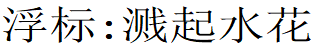
#> input picture mc-fishing-opencv/images/temp-big.png, 320 x 49 px, found by its file name
$ python matchtemplate.py
#> lines starting #> are read from the running program, lines starting #| are printed output that depends on the picture

import time

import cv2
import numpy as np
#from matplotlib import
import matplotlib.pyplot as plt

import math

def cv2plt_gray(img):
    """
    把单通道灰度图转换成3通道灰度图 plt 才能正常显示。
    """
    a = np.expand_dims(img, axis=2)
    b = np.expand_dims(img, axis=2)
    c = np.expand_dims(img, axis=2)
    return np.concatenate((a, b, c), axis=-1)

def imgshow(imgs, gray_imgs=[]):
    s = len(imgs) + len(gray_imgs)
    print(f"共{s}张图片")
    n = math.sqrt(s)
    if n > int(n):
        m = int(n) + 1
    else:
        m = int(n)
    n = int(n)

    t = True
    while (n * m) < s:
        if t:
            n += 1
            t = False
        else:
            m +=1
            t = True

    plt.Figure()
    for i, img in enumerate(imgs):
        print(i, "shape:", img.shape)
        plt.subplot(n, m, i+1)
        plt.imshow(img)
        plt.axis("off")

    for j, gray in enumerate(gray_imgs):
        img = cv2plt_gray(gray)
        plt.subplot(n, m, j+i+2)
        plt.imshow(img)
        plt.axis("off")

    plt.show()

def search_picture(target, temp, threshold=0.7):

    # self.target_img = cv2.imread('1630232776674203196.jpg')#要找的大图
    # img = cv2.resize(img, (0, 0), fx=self.scale, fy=self.scale)

    #temp_size = temp.shape[::2]
    temp_size = temp.shape

    img_gray = target
    #img_gray = cv2.cvtColor(target, cv2.COLOR_BGR2GRAY)

    result = cv2.matchTemplate(img_gray, temp, cv2.TM_CCOEFF_NORMED)

    # cv2.imwrite(f"{time.time_ns()}-img.PNG", img_gray)

    loc = np.where(result >= threshold)

    # 使用灰度图像中的坐标对原始RGB图像进行标记
    point = ()
    # for pt in zip(*loc[::-1]):
    for w, h in zip(*loc[::-1]):
        cv2.rectangle(img_gray, (w, h), (w + temp_size[1], w + temp_size[0]), (7, 249, 151), 1)
        point = pt

    if point==():
        return None,None,None

    return img_gray, point[0]+ temp_size[1]/2, point[1]


#temp = cv2.imread("template.png", cv2.IMREAD_UNCHANGED)
#target = cv2.imread("target.png", cv2.IMREAD_UNCHANGED)

"""
使用二值化后 在缩放（还没完整测试）


使用 缩放 后的 灰度图 进行 边缘检测 在 匹配，(testing）
1. to 灰度图
2. 缩放
3. 边缘检测
4. match

5. 把 2步 3步交换下顺序
"""

temp = cv2.imread("temp-big.png")
#> temp is the input picture: shape (49, 320, 3); mean B, G, R 221.2, 221.2, 221.2
target = cv2.imread("target-small.png")
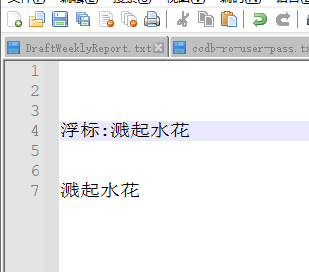
#> input picture mc-fishing-opencv/images/target-small.png, 309 x 272 px, found by its file name
#> target is the input picture: shape (272, 309, 3); mean B, G, R 238.5, 237.1, 236.7

temp_w = 320
target_w = 96

scale = target_w / temp_w

temp = cv2.resize(temp, (0, 0), fx=scale, fy=scale)

temp_gray = cv2.cvtColor(temp, cv2.COLOR_BGR2GRAY)
target_gray = cv2.cvtColor(target, cv2.COLOR_BGR2GRAY)
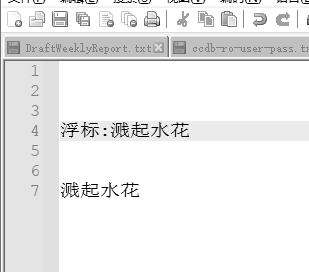
#> target_gray: shape (272, 309); min 0, max 255, mean 237.2

#retval_temp, dst_temp = cv2.threshold(temp_gray, 125, 255, cv2.THRESH_BINARY)
#retval_target, dst_target = cv2.threshold(target_gray, 125, 255, cv2.THRESH_BINARY)

# 边缘
temp_canny = cv2.Canny(temp_gray, 50, 200)
target_canny = cv2.Canny(target_gray, 50, 200)
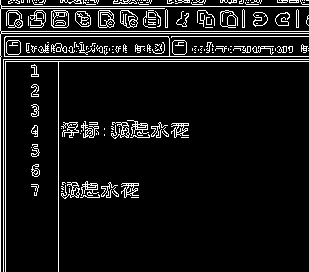
#> target_canny: shape (272, 309); 8.8% white in thin lines or dots

grays=[temp_gray, target_gray, temp_canny, target_canny]

img, x, y = search_picture(temp_canny, target_canny, 0.5)
#> in search_picture, `result = cv2.matchTemplate(img_gray, temp, cv2.TM_CCOEFF_NORMED)`:
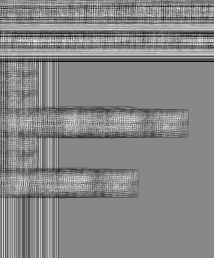
#> result: shape (258, 214) float32; min -0.185, max 0.161, mean -0.00172; drawn with min black and max white
#> in search_picture, `loc = np.where(result >= threshold)`: loc = (empty array, empty array)

if img is None:
    print("没有匹配到")
else:
    print("找到目标")
    grays.append(img)

imgshow([temp, target], gray_imgs=grays)
#> in imgshow, `s = len(imgs) + len(gray_imgs)`: s = 6
#| 共6张图片
#> in imgshow, `n = math.sqrt(s)`: n = 2.45
#> in imgshow, `m = int(n) + 1`: m = 3
#> in imgshow, `n = int(n)`: n = 2
#> after the loop in imgshow, `while (n * m) < s:`: m = 3; n = 2
#> the loop in imgshow, `for i, img in enumerate(imgs):` made 2 passes
#| 0 shape: (15, 96, 3)
#| 1 shape: (272, 309, 3)
#> the loop in imgshow, `for j, gray in enumerate(gray_imgs):` made 4 passes
#> in imgshow, `plt.show()`:
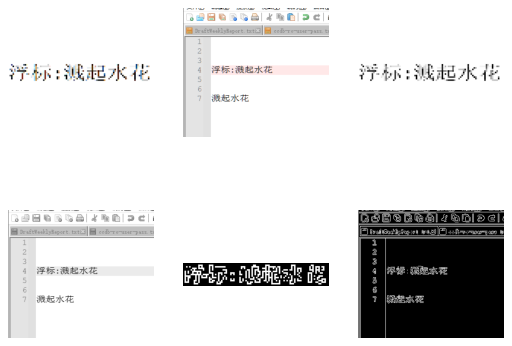
#> figure drawn by matplotlib, 6 panels; B, G, R data is drawn as R, G, B
exit(0)
#> (the program exits here)
